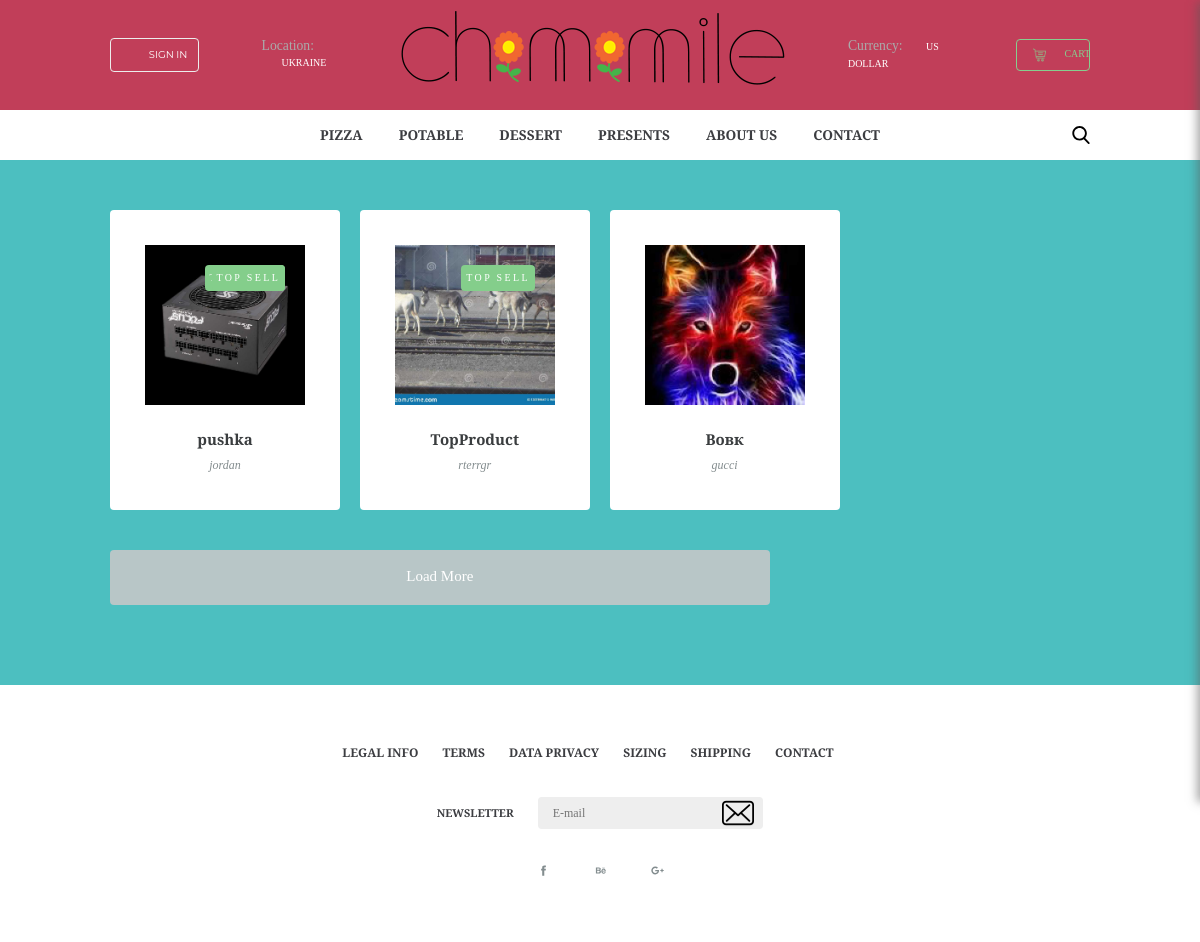
/localhost/index.php, run on the app's committed database.
### tables this page shows
CREATE TABLE `products` (
  `Name` varchar(255) NOT NULL,
  `Article` varchar(255) NOT NULL,
  `Brend` varchar(255) NOT NULL,
  `Count` varchar(255) NOT NULL,
  `Price` varchar(255) NOT NULL,
  `Photo` varchar(255) NOT NULL,
  `ArticlePhoto` varchar(255) NOT NULL,
  `Category` varchar(255) NOT NULL,
  `Availability` tinyint(1) NOT NULL,
  `TopSell` tinyint(1) NOT NULL,
  `TopPrice` tinyint(1) NOT NULL,
  `Description` mediumtext NOT NULL,
  `Id` int(11) NOT NULL
);

### localhost/index.php (the view, shortened to what this page needs)
<?php
$db = mysqli_connect('localhost', 'root', '', 'users');
$resultProduct = mysqli_query($db,"SELECT * FROM products");
?>
<!DOCTYPE html>
<html lang="en">
<head>
  <link rel="stylesheet" href="https://maxcdn.bootstrapcdn.com/bootstrap/4.0.0/css/bootstrap.min.css">
  <link rel="stylesheet" href="css/style.css">
  <link rel="stylesheet" href="css/jquery-ui-1.9.2.custom.css">
</head>
<body>
  <header class="dark">
    <div id="top">
      <div class="wrap main_flex__nowrap flex__align-items_center flex__jcontent_between">
        <div class="main_flex__nowrap flex__align-items_center">
          <div id="sign" class="btn main_flex__nowrap flex__align-items_center flex__jcontent_between anime">
            SIGN IN
          </div>
          <div id="location">
            Location: <span>UKRAINE</span>
          </div>
        </div>
        <div id="logo">
          <img src="img/logo.png" alt="logo">
        </div>
        <div class="main_flex__nowrap flex__align-items_center">
          <div id="currency">
            Currency: <span>US DOLLAR</span>
          </div>
          <div id="cart" class="btn anime btn main_flex__nowrap flex__align-items_center flex__jcontent_between">
            <img src="img/shopping-cart.png" alt="cart">
            CART
          </div>
        </div>
      </div>
    </div>
    <div id="menu">
      <div class="wrap main_flex__nowrap flex__jcontent_center flex__align-items_center">
        <nav id="main_nav">
          <li><a href="#">PIZZA</a></li>
          <li><a href="#">POTABLE</a></li>
          <li><a href="#">DESSERT</a></li>
          <li><a href="#">PRESENTS</a></li>
          <li><a href="#">ABOUT US</a></li>
          <li><a href="#">CONTACT</a></li>
        </nav>
        <div id="search_button">
        </div>
      </div>
    </div>
  </header>
  <main class="wrap main_flex__nowrap flex__jcontent_between flex__align-items_start">
    <div id="right_bar">
      <div class="list_product main_flex flex__jcontent_start flex__align-items_start">
        <?php while($row = mysqli_fetch_array($resultProduct)) : ?>
        <a class="product box main_flex__nowrap flex__jcontent_center flex__align-items_center">
          <div class="front">
            <?php
               if($row['TopPrice'] == '1')
              {
                 echo "<div class=\"tag box\">Top Price</div>";
          }
          if($row['TopSell'] == '1')
          {
          echo "<div class=\"tag box\">Top Sell</div>";
      }
      ?>
      <div class="img_product">
        <?php echo "<img src='../photos/product/{$row['Photo']}.jpg' heigth=180 width=140 alt='texas'/>" ?>
      </div>
      <h2><?php echo $row['Name']?></h2>
      <p><?php echo $row['Brend']?></p>
    </div>
    <div class="back">
      <p class="price"><?php echo $row['Price']?></p>
      <form action="createOrder.html"><button type="submit" class="btn btn-outline-success btn-lg">Придбати</button></form>
    </div>
    </a>
    <?php endwhile;?>
    </div>
    <button id="load_more" type="button">
      Load More
    </button>
    </div>
  </main>
  <footer>
    <div class="wrap">
      <div>
        <nav id="footer_nav" class="main_flex__nowrap flex__jcontent_center flex__align-items_center">
          <li><a href="#">LEGAL INFO</a></li>
          <li><a href="#">TERMS</a></li>
          <li><a href="#">DATA PRIVACY</a></li>
          <li><a href="#">SIZING</a></li>
          <li><a href="#">SHIPPING</a></li>
          <li><a href="#">CONTACT</a></li>
        </nav>
      </div>
      <div id="newsletter" class="main_flex__nowrap flex__jcontent_center flex__align-items_center">
        <p>NEWSLETTER</p>
        <input type="text" placeholder="E-mail">
      </div>
      <div>
        <ul id="soc_list" class="main_flex__nowrap flex__jcontent_center flex__align-items_center">
          <li><a target="_blank" href="#"><svg viewBox="0 0 512 512">
            <path d="M211.9 197.4h-36.7v59.9h36.7V433.1h70.5V256.5h49.2l5.2-59.1h-54.4c0 0 0-22.1 0-33.7 0-13.9 2.8-19.5 16.3-19.5 10.9 0 38.2 0 38.2 0V82.9c0 0-40.2 0-48.8 0 -52.5 0-76.1 23.1-76.1 67.3C211.9 188.8 211.9 197.4 211.9 197.4z" /></svg></a></li>
          <li><a target="_blank" href="#"></a></li>
          <li><a target="_blank" href="#"></a></li>
        </ul>
      </div>
    </div>
  </footer>
</body>
</html>

### data on the page
products: TopSell "TOP SELL", Photo (picture), Name "pushka", Brend "jordan"
products: TopSell "TOP SELL", Photo (picture), Name "TopProduct", Brend "rterrgr"
products: Photo (picture), Name "Вовк", Brend "gucci"
